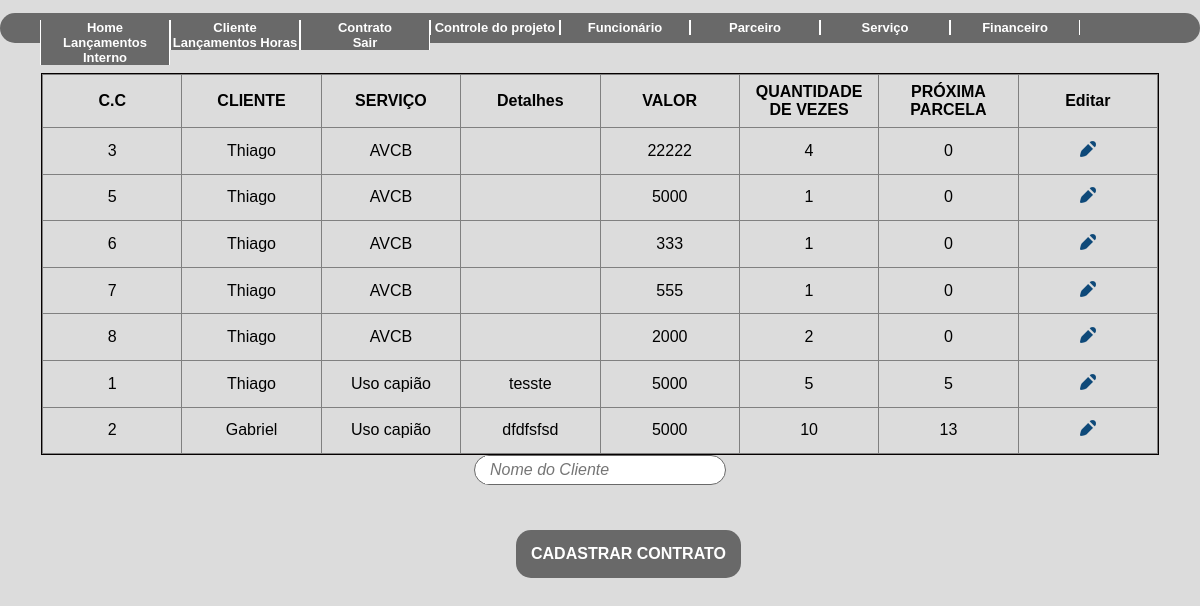
The page /consultacontrato.php (signed in) on the database its author committed.
### tables this page shows
CREATE TABLE IF NOT EXISTS `contrato` (
  `ID` int(11) NOT NULL AUTO_INCREMENT,
  `ID_Cliente` int(11) DEFAULT NULL,
  `ID_Servico` int(11) DEFAULT NULL,
  `Detalhes` varchar(500) DEFAULT NULL,
  `PRAZO` date DEFAULT NULL,
  `Valor` decimal(10,0) DEFAULT NULL,
  `qnt_parcela` decimal(10,0) DEFAULT NULL,
  `VENCIMENTO` varchar(2) DEFAULT NULL,
  PRIMARY KEY (`ID`),
  KEY `fk_cli` (`ID_Cliente`),
  KEY `fk_servi` (`ID_Servico`)
);

CREATE TABLE IF NOT EXISTS `cliente` (
  `id` int(11) NOT NULL AUTO_INCREMENT,
  `pessoa` varchar(8) DEFAULT NULL,
  `nome` varchar(50) DEFAULT NULL,
  `cpf` varchar(11) DEFAULT NULL,
  `rg` varchar(9) DEFAULT NULL,
  `cnpj` varchar(14) DEFAULT NULL,
  `razao` varchar(50) DEFAULT NULL,
  `inscricao` int(15) DEFAULT NULL,
  `representante` varchar(50) DEFAULT NULL,
  `sexo` varchar(1) DEFAULT NULL,
  `observacao` varchar(500) DEFAULT NULL,
  `id_parc` int(11) DEFAULT NULL,
  PRIMARY KEY (`id`),
  KEY `fk_parc` (`id_parc`)
);

CREATE TABLE IF NOT EXISTS `servico` (
  `id` int(11) NOT NULL AUTO_INCREMENT,
  `servico` varchar(30) DEFAULT NULL,
  PRIMARY KEY (`id`)
);

### classes/contrato.class.php (called while the page is built, shortened)
<?php
require_once 'Conexao.class.php';
require_once 'funcoes.class.php';
class Contrato{
    public function __construct(){
        $this->con = new conexao();
    }
    public function querySelectcli(){
        try{
            $cst = $this->con->conect()->prepare("SELECT contrato.ID AS CC, cliente.nome AS CLI, servico.servico AS Serv, contrato.Detalhes AS DETALHES,contrato.Valor AS VALOR ,contrato.qnt_parcela AS QNT_PARC ,contrato.VENCIMENTO AS VENC from cliente INNER JOIN contrato ON cliente.id = contrato.ID_Cliente INNER JOIN servico ON contrato.ID_Servico = servico.id;");
            $cst->execute();
            return $cst->fetchAll();
        }catch(PDOException $ex){
        }
    }
}
?>

### classes/Conexao.class.php (called while the page is built)
<?php
class conexao{
    private $usuario;
    private $senha;
    private $banco;
    private $servidor;
    private static $pdo;
    public function __construct(){
        $this->servidor = "localhost";
        $this->banco = "teste2";
        $this->usuario =  "root";
        $this->senha = "";
    }
    public function conect(){
        try{
            if(is_null(self::$pdo)){
                self::$pdo = new PDO("mysql:host=".$this->servidor.";dbname=".$this->banco, $this->usuario, $this->senha);
            }
            return self::$pdo;
        } catch (PDOException $ex) {
			echo $ex->getMessage();
        }
    }
}
?>

### classes/funcoes.class.php (called while the page is built, shortened)
<?php
class funcoes{
    public function tratarCaracter($vlr, $tipo){
        switch($tipo){
            case 1: $rst = utf8_decode($vlr); break;
            case 2: $rst = htmlentities($vlr, ENT_QUOTES, "ISO-8859-1"); break;
        }
        return $rst;
    }
}
?>

### consultacontrato.php (the view, shortened to what this page needs)
<?php
    require_once 'classes/funcoes.class.php';
    require_once 'classes/contrato.class.php';
    $objFc = new Funcoes();
    $objfn = new Contrato();
?>
<!DOCTYPE html>
<html lang="pt-br">
<head>
    <link rel="stylesheet" type="text/css" href="style/style2.css">
</head>
<body>
    <?php include_once("header.php"); ?>
    <div id="resultado" class="scroll-contrato">
        <table border="1">
            <thead>
                <tr>
                    <th>C.C</th>
                    <th>CLIENTE</th>
                    <th>SERVIÇO</th>
                    <th>Detalhes</th>
                    <th>VALOR</th>
                    <th>QUANTIDADE DE VEZES</th>
                    <th>PRÓXIMA PARCELA</th>
                    <th>Editar</th>
                </tr>
            </thead>
            <tbody>
            <?php foreach($objfn->querySelectcli() as $rst){ ?>
                <tr>
                    <td> <?php echo ($objFc->tratarCaracter($rst['CC'], 1)) ?> </td>
                    <td> <?php echo ($objFc->tratarCaracter($rst['CLI'], 2)) ?> </td>
                    <td> <?php echo ($objFc->tratarCaracter($rst['Serv'], 2)) ?> </td>
                    <td> <?php echo ($objFc->tratarCaracter($rst['DETALHES'], 2)) ?> </td>
                    <td> <?php echo ($objFc->tratarCaracter($rst['VALOR'], 2)) ?> </td>
                    <td> <?php echo ($objFc->tratarCaracter($rst['QNT_PARC'], 2)) ?> </td>
                    <td> <?php echo ($objFc->tratarCaracter($rst['VENC'], 2)) ?> </td>
                    <td><div class="editar"><a href="edita_contrato.php?acao=edit&func=<?=$objFc->tratarCaracter($rst['CC'], 1)?>" title="Editar dados"> <img src="img/ico-editar.png" width="16" height="16" alt="Editar"> </a></div>  </td>
                </tr>
                <?php } ?>
        </table>
    </div>
    <form action="processacontrato.php">
        <div class="search2">
        <input type="text" name="campo"  id="campo" placeholder="Nome do Cliente" >
        </div>
    </form>
    <div class="btn1"><a href="cadastrarcontrato.php">CADASTRAR CONTRATO</a></div>
</body>
</html>

### header.php (shortened to what this page needs)
<!DOCTYPE html>
<html lang="pt-br">
<head>
    <link rel="stylesheet" type="text/css" href="style/style.css">
</head>
<header>
<div id="menu">
        <ul>
            <li><a href="Home.php">Home</a></li>
            <li><a href="consultacliente.php">Cliente</a></li>
            <li><a href="consultacontrato.php">Contrato</a></li>
            <li><a href="controleprojeto.php">Controle do projeto</a></li>
            <li><a href="funcionario.php">Funcionário</a></li>
            <li><a href="cadastrar_parceiro">Parceiro</a></li>
            <li><a href="servico.php">Serviço</a></li>
            <li><a href="financeiro.php"> Financeiro </a></li>
            <li><a href="escritorio.php"> Lançamentos Interno </a></li>
            <li><a href="consultacontratohora.php"> Lançamentos Horas </a></li>
            <li><a href="sair.php"> Sair </a></li>
        </ul>
</div>
</header>
</html>

### Style/style2.css (style rules this page uses)
html { width: 100%; height: 100% }
body { margin: 0; background-color: #DCDCDC; font-family: 'Trebuchet MS', 'Lucida Sans Unicode', 'Lucida Grande', 'Lucida Sans', Arial, sans-serif }
.scroll-contrato { overflow: scroll; overflow: auto; border: solid 1px #050000; margin: 30px; margin-left: auto; margin-right: auto; width: 93%; height: 380px; }
.scroll-contrato table { width: 100%; table-layout: fixed; text-align: center; border-collapse: collapse; }
.scroll-contrato table tr th { padding: .5em; margin: 0; text-align: center; }
.scroll-contrato table td { padding: .8em; }
.search2 { background-color: rgb(255, 255, 255); border: solid 1px #696969; border-radius: 15px; width: 250px; margin: auto; margin-top: -30px; cursor: pointer; }
.search2 input { font-style: italic; font-size: 16px; background-color: rgb(255, 255, 255); border: none; margin-left: 10px; padding: 5px; cursor: pointer; }
.btn1 a { font-family: Arial; font-size: 16px; text-decoration: none; text-align: center; text-transform: uppercase; font-weight: 500px; font-weight: bold; cursor: pointer; border-radius: 15px; position: absolute; padding: 15px; float: left; margin-left: 43%; margin-top: 45px; color: #ffffff; background: #696969; }

### Style/style.css (style rules this page uses)
#menu { margin: 0; padding: 0; }
body { background-color: #DCDCDC; }
#menu { width: 100%; height: 30px; background-color: #696969; font-family: arial; font-size: 13px; border-radius:20px 20px 20px 20px; }
#menu ul { list-style: none; position: relative; top: 7px; }
#menu ul li { width: 130px; float: left; }
#menu a { margin: 0px; padding:0px; display: block; text-decoration: none; text-align: center; background: #696969; color: #ffffff; font-weight: bold; border: 1px solid #ffffff; border-top:0; border-bottom: 0; }

### rows shown on the page
contrato: ID "3", ID_Cliente.nome "Thiago", ID_Servico.servico "AVCB", Valor "22222", qnt_parcela "4", VENCIMENTO "0"
contrato: ID "5", ID_Cliente.nome "Thiago", ID_Servico.servico "AVCB", Valor "5000", qnt_parcela "1", VENCIMENTO "0"
contrato: ID "6", ID_Cliente.nome "Thiago", ID_Servico.servico "AVCB", Valor "333", qnt_parcela "1", VENCIMENTO "0"
contrato: ID "7", ID_Cliente.nome "Thiago", ID_Servico.servico "AVCB", Valor "555", qnt_parcela "1", VENCIMENTO "0"
contrato: ID "8", ID_Cliente.nome "Thiago", ID_Servico.servico "AVCB", Valor "2000", qnt_parcela "2", VENCIMENTO "0"
contrato: ID "1", ID_Cliente.nome "Thiago", ID_Servico.servico "Uso capião", Detalhes "tesste", Valor "5000", qnt_parcela "5", VENCIMENTO "5"
contrato: ID "2", ID_Cliente.nome "Gabriel", ID_Servico.servico "Uso capião", Detalhes "dfdfsfsd", Valor "5000", qnt_parcela "10", VENCIMENTO "13"
